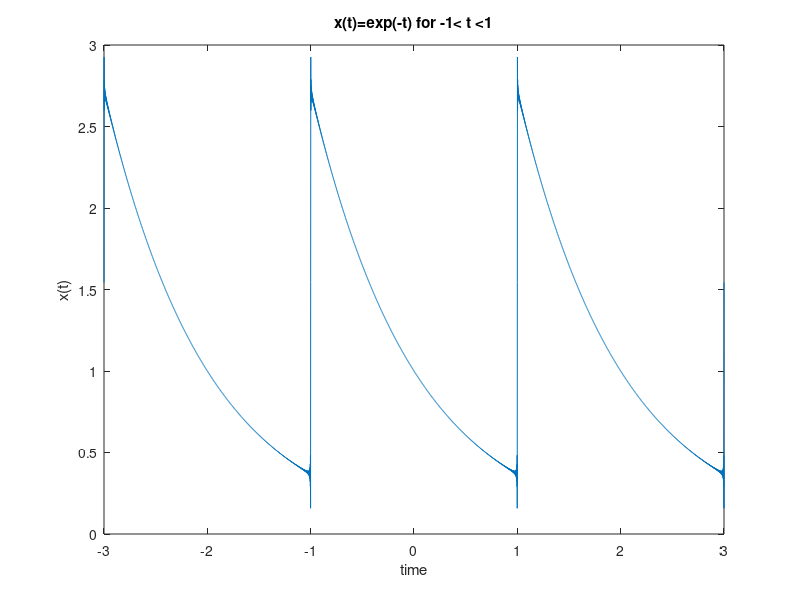

Write MATLAB code to recreate this figure.
wo=pi;
t=-3:0.001:3;
s1=0;s2=0;
for k2=-1000:1:-1;
ak2=j/(k2*pi)*(-1)*k2; 
x2=ak2.*exp(j.*k2*wo*t);
s2=s2+x2;
end;
for k1=1:1:1000;
ak1=j/(k1*pi)*(-1)*k1; 
x1=ak1.*exp(j.*k1*wo*t);
s1=s1+x1;
end;
x=s1+s2;
plot(t,x)
t=-3:.001:3;
w0=2*pi/3;a0=1;
s1=0;s2=0;
for k1=1:5000;
ak1=(j/(k1*2*pi))*(exp(-j*(2/3)*k1*pi)+exp(-j*(4/3)*k1*pi)-2);
x1=ak1.*exp(j*k1*w0*t);
s1=s1+x1;
end
for k2=-5000:-1;
ak2=(j/(k2*2*pi))*(exp(-j*(2/3)*k2*pi)+exp(-j*(4/3)*k2*pi)-2);
x2=ak2.*exp(j*k2*w0*t);
s2=s2+x2;
end
x=s1+s2+a0;
plot(t,x,'-'),
grid on
title('3.22: A(f)')
xlabel('time'),ylabel('x(t)')
t=-3:.001:3;
w0=pi;a=exp(1)-exp(-1);a0=a/2;
s1=0;s2=0;
for k1=1:1000;
ak1=a*cos(k1*w0)/(2*(1+j*k1*w0));
x1=ak1.*exp(j*k1*w0*t);
s1=s1+x1;
end
for k2=-1000:-1;
ak2=a*cos(k2*w0)/(2*(1+j*k2*w0));
x2=ak2.*exp(j*k2*w0*t);
s2=s2+x2;
end
x=s1+s2+a0;
plot(t,x)
title('x(t)=exp(-t) for -1< t <1')
xlabel('time'),ylabel('x(t)')